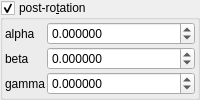
    <widget class="MyGroupBox" name="groupCheck_transf_rotation_enabled">
     <property name="title">
      <string>post-ro&amp;tation</string>
     </property>
     <property name="checkable">
      <bool>true</bool>
     </property>
     <layout class="QVBoxLayout" name="verticalLayout_8" stretch="0">
      <property name="spacing">
       <number>2</number>
      </property>
      <property name="leftMargin">
       <number>2</number>
      </property>
      <property name="topMargin">
       <number>2</number>
      </property>
      <property name="rightMargin">
       <number>2</number>
      </property>
      <property name="bottomMargin">
       <number>2</number>
      </property>
      <item>
       <layout class="QGridLayout" name="gridLayout_10" columnstretch="0,1">
        <property name="spacing">
         <number>2</number>
        </property>
        <item row="3" column="1">
         <widget class="MyDoubleSpinBox" name="spinboxd3_transf_rotation_z">
          <property name="sizePolicy">
           <sizepolicy hsizetype="Minimum" vsizetype="Maximum">
            <horstretch>0</horstretch>
            <verstretch>0</verstretch>
           </sizepolicy>
          </property>
          <property name="prefix">
           <string/>
          </property>
          <property name="suffix">
           <string/>
          </property>
          <property name="decimals">
           <number>6</number>
          </property>
          <property name="minimum">
           <double>-36000.000000000000000</double>
          </property>
          <property name="maximum">
           <double>36000.000000000000000</double>
          </property>
          <property name="singleStep">
           <double>1.000000000000000</double>
          </property>
         </widget>
        </item>
        <item row="3" column="0">
         <widget class="QLabel" name="label_36">
          <property name="text">
           <string notr="true">gamma</string>
          </property>
         </widget>
        </item>
        <item row="1" column="0">
         <widget class="QLabel" name="label_35">
          <property name="text">
           <string notr="true">alpha</string>
          </property>
         </widget>
        </item>
        <item row="2" column="0">
         <widget class="QLabel" name="label_34">
          <property name="text">
           <string notr="true">beta</string>
          </property>
         </widget>
        </item>
        <item row="1" column="1">
         <widget class="MyDoubleSpinBox" name="spinboxd3_transf_rotation_x">
          <property name="sizePolicy">
           <sizepolicy hsizetype="Minimum" vsizetype="Maximum">
            <horstretch>0</horstretch>
            <verstretch>0</verstretch>
           </sizepolicy>
          </property>
          <property name="prefix">
           <string/>
          </property>
          <property name="suffix">
           <string/>
          </property>
          <property name="decimals">
           <number>6</number>
          </property>
          <property name="minimum">
           <double>-36000.000000000000000</double>
          </property>
          <property name="maximum">
           <double>36000.000000000000000</double>
          </property>
          <property name="singleStep">
           <double>1.000000000000000</double>
          </property>
         </widget>
        </item>
        <item row="2" column="1">
         <widget class="MyDoubleSpinBox" name="spinboxd3_transf_rotation_y">
          <property name="sizePolicy">
           <sizepolicy hsizetype="Minimum" vsizetype="Maximum">
            <horstretch>0</horstretch>
            <verstretch>0</verstretch>
           </sizepolicy>
          </property>
          <property name="prefix">
           <string/>
          </property>
          <property name="suffix">
           <string/>
          </property>
          <property name="decimals">
           <number>6</number>
          </property>
          <property name="minimum">
           <double>-36000.000000000000000</double>
          </property>
          <property name="maximum">
           <double>36000.000000000000000</double>
          </property>
          <property name="singleStep">
           <double>1.000000000000000</double>
          </property>
         </widget>
        </item>
       </layout>
      </item>
     </layout>
    </widget>
